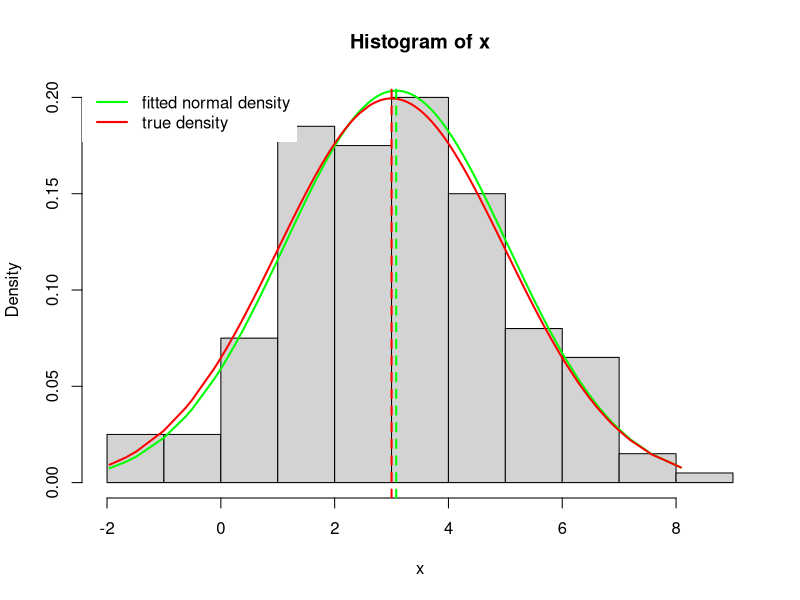

Source code (R):
## Example: maximum-likelihood estimation
##          for mean and standard deviation
##          using optim().

## Set up the log-likelihood function to be
## used for optimization. Argument theta
## is a vector of length 2, first element
## is the mean, second the standard deviation.
logLik <- function(theta) {
  ## Ensure that standard deviation
  ## is always positive with exp().
  ll <- sum(dnorm(x, mean = theta[1], sd = exp(theta[2]), log = TRUE))

  ## Need to multiply by -1 since optim()
  ## does minimization!
  return(-1 * ll)
}

## Generate some data for testing,
## true mean = 3, and standard
## deviation = 2.
n <- 200
x <- rnorm(n, mean = 3, sd = 2)

## Set starting values and obtain
## maximum-likelihood estimates with optim().
start <- c(0, 0)
opt <- optim(start, fn = logLik, method = "BFGS")

## Plot histogram of the data and compare
## with normal density using estimated parameters.
hist(x, freq = FALSE)
i <- order(x)
lines(dnorm(x[i], mean = opt$par[1], sd = exp(opt$par[2])) ~ x[i],
  col = "green", lwd = 2)
lines(dnorm(x[i], mean = 3, sd = 2) ~ x[i],
  col = "red", lwd = 2)
abline(v = opt$par[1], lty = 2, col = "green", lwd = 2)
abline(v = 3, lty = 2, col = "red", lwd = 2)
legend("topleft", c("fitted normal density", "true density"), lwd = 2,
  col = c("green", "red"), box.col = NA)

